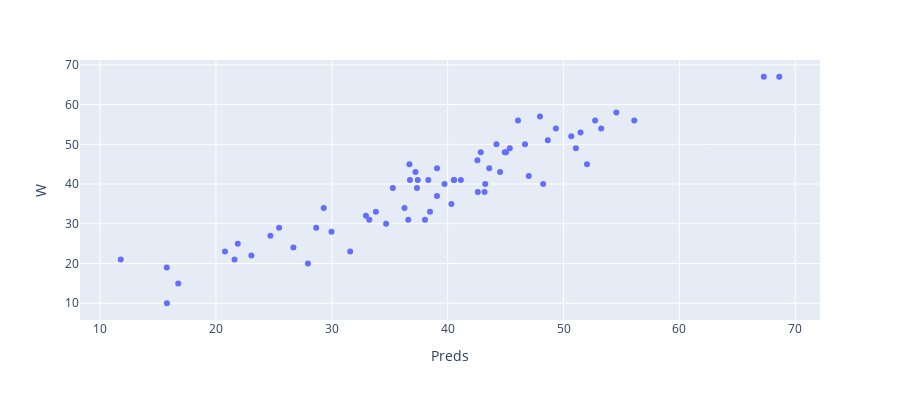

Notebook code for this chart:
### Code cell
px.scatter(y_tests, x=y_tests['Preds'], y=y_tests['W'], height=400)

### Figure 1 — Plotly figure (JSON) as saved in the notebook; plotly's stock layout.template omitted (floating-point values rounded to 4 significant figures)
{"data": [{"hovertemplate": "Preds=%{x}<br>W=%{y}<extra></extra>", "legendgroup": "", "marker": {"color": "#636efa", "symbol": "circle"}, "mode": "markers", "name": "", "orientation": "v", "showlegend": false, "type": "scatter", "x": [26.68, 28.65, 51.06, 15.75, 53.25, 29.97, 36.27, 40.52, 48.64, 21.88, 45.36, 40.32, 43.18, 51.47, 33.8, 67.28, 46.67, 41.14, 20.78, 50.67, 29.3, 39.72, 31.58, 34.68, 24.7, 42.6, 44.21, 56.1, 37.22, 38.04, 54.55, 44.93, 45.04, 68.62, 36.6, 15.77, 48.23, 38.47, 40.55, 21.6, 43.58, 47.0, 46.07, 42.86, 39.07, 52.02, 38.33, 16.75, 23.05, 42.56, 36.7, 49.34, 44.52, 39.08, 36.74, 27.93, 33.23, 32.94, 35.26, 52.72, 11.78, 25.45, 47.96, 37.34, 37.42, 43.24], "xaxis": "x", "y": [24, 29, 49, 19, 54, 28, 34, 41, 51, 25, 49, 35, 38, 53, 33, 67, 50, 41, 23, 52, 34, 40, 23, 30, 27, 38, 50, 56, 43, 31, 58, 48, 48, 67, 31, 10, 40, 33, 41, 21, 44, 42, 56, 48, 37, 45, 41, 15, 22, 46, 45, 54, 43, 44, 41, 20, 31, 32, 39, 56, 21, 29, 57, 39, 41, 40], "yaxis": "y"}], "layout": {"height": 400, "legend": {"tracegroupgap": 0}, "margin": {"t": 60}, "xaxis": {"anchor": "y", "domain": [0, 1], "title": {"text": "Preds"}}, "yaxis": {"anchor": "x", "domain": [0, 1], "title": {"text": "W"}}}}
